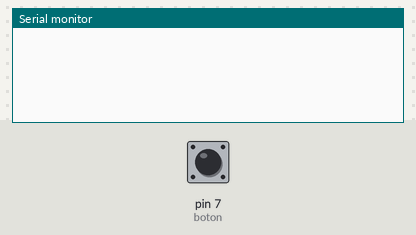
The sketch below on a simulated Arduino Uno, built with avr-gcc and run on an emulated ATmega328P. Shown: the last lines printed to the serial monitor. Inputs (shaded band) come from the test bench; at power-on: pin 7 (boton) HIGH.

Above: at 1.2 s.
1.3 s: pin 7 (boton) pulled LOW for 0.15 s
At 1.43 s:
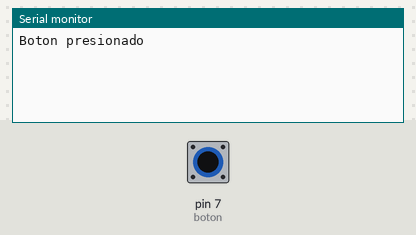
At 2.5 s:
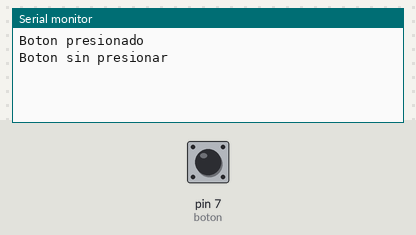

The sketch:

btn_pesionado.ino
```cpp
int boton = 7;    // botón
int varTEM;          // variable temporal que lee el estado del botón
int botonStado;   // varieble que recuerda el estado del botón

void setup() {
  pinMode(boton, INPUT); // botón como input
  Serial.begin(9600);  // activa la comunicación serial a 9600bps
  botonStado = digitalRead(boton); // lee el estado incial del botón
}


void loop(){
  varTEM = digitalRead(boton); // lee el estado del botón
  if (varTEM != botonStado) {  // comprueba si el estado incial es diferente al estado actual
    if (varTEM == LOW) {   // comprueba si esta presionado
      Serial.println("Boton presionado");
    } else {     // de lo contrario el botón debe estar sin presionar
      Serial.println("Boton sin presionar");
    }
  }

  botonStado = varTEM;   // guarda el estado del botón para la siguiente comprobación
}
```

Measured:
- after the input at 1.3 s, the serial monitor: prints a new line at once (image 1)
